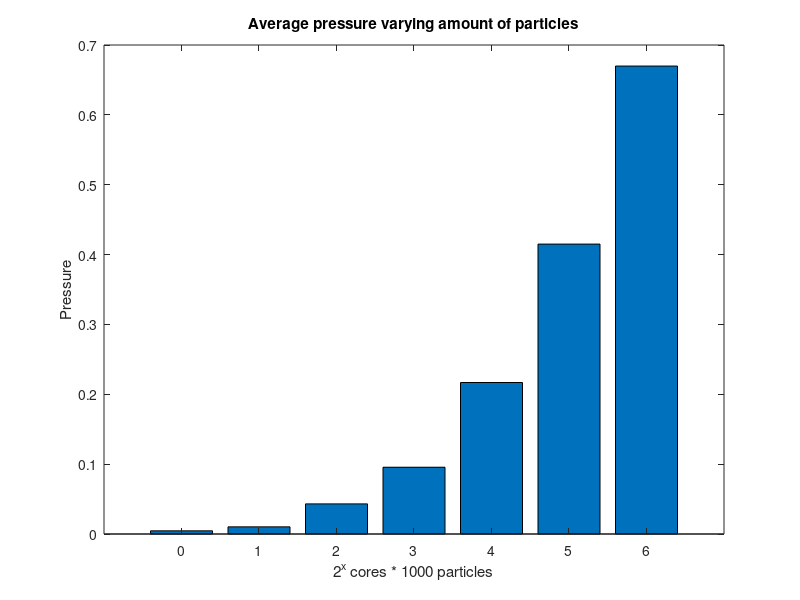
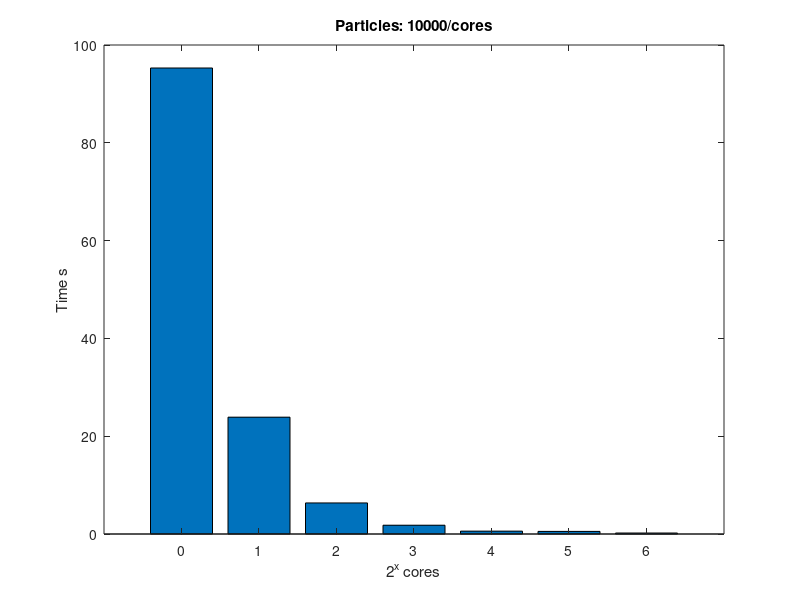
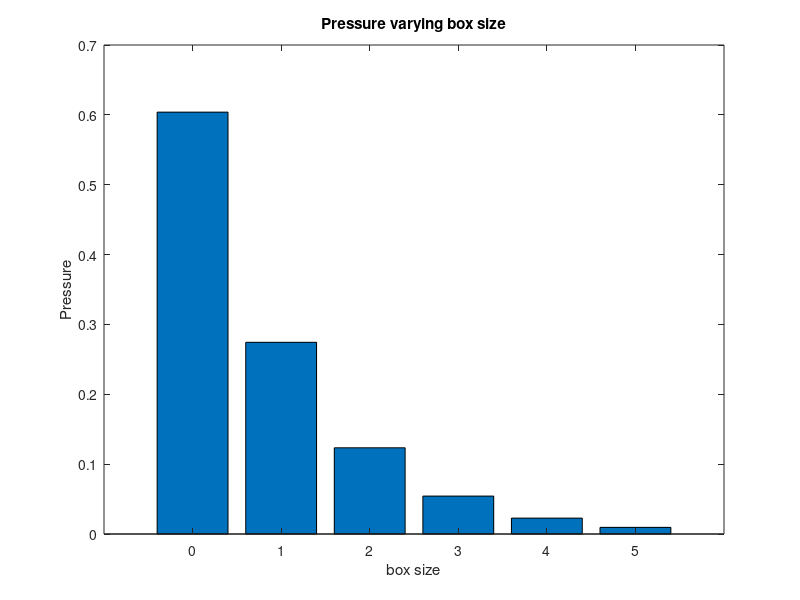
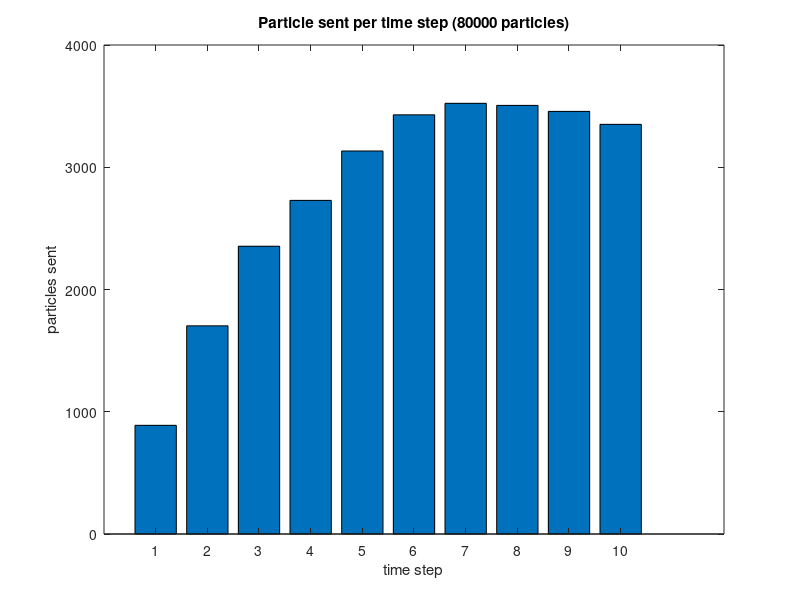

Reproduce these figures in MATLAB, in order.
%particles : 1000 particles, 4 cores , vert size: 1000 2000 4000 8000 16000 32000
A = [0 1 2 3 4 5];
P = [0.603895 0.274415 0.123414 0.0542842 0.0227248 0.00950015];

%pressure:
AB = [0 1 2 3 4 5 6];
B = [0.00457035 0.0102628 0.0431184 0.09559311 0.216873 0.415008 0.669862];
BB =[0.971194 0.972611 1.02657 1.14235 1.43576 3.64342 7.95202];

% time:
C = [95.297 23.8915 6.353 1.7969 0.587256 0.532733 0.201922 ];
D = [0 1 2 3 4 5 6];
 
t0 = 65+127*6+62;
t1 = 75 + 260*6 + 68;
t2 = 388*4 + 336 + 329 + 75 + 62;
t3 = 446 + 437 + 494*2 + 371 +58 +52+377;
t4 = 500+564+573+503+422+45+88+438;
t5 = 575+590+551+572+493+63+65+520;
t6 = 560+574+558+589+571+63+61+547;
t7 = 559+565+573+557+564+61+67+560;
t8 = 577+539+572+531+572+64+53+549;
t9 = 540+537+567+521+563+62+56+505;

T1 = [t0 t1 t2 t3 t4 t5 t6 t7 t8 t9];
T2 = [1 2 3 4 5 6 7 8 9 10];


figure(1);

bar(AB,B);
title('Average pressure varying amount of particles');
xlabel('2^x cores * 1000 particles');
ylabel('Pressure');

hold on;

figure(2);

bar(D,C);
title('Particles: 10000/cores');
xlabel('2^x cores');
ylabel('Time s');

figure(3);

bar(A,P);
title('Pressure varying box size');
xlabel('box size');
ylabel('Pressure');

hold on;

figure(4);

bar(T2,T1);
title('Particle sent per time step (80000 particles)');
xlabel('time step');
ylabel('particles sent');

hold on;

figure(5);

bar(AB,BB);
title('Elapsed time versus number of processes');
ylabel('Elapsed time');
xlabel('processes 2^x');

hold on;

